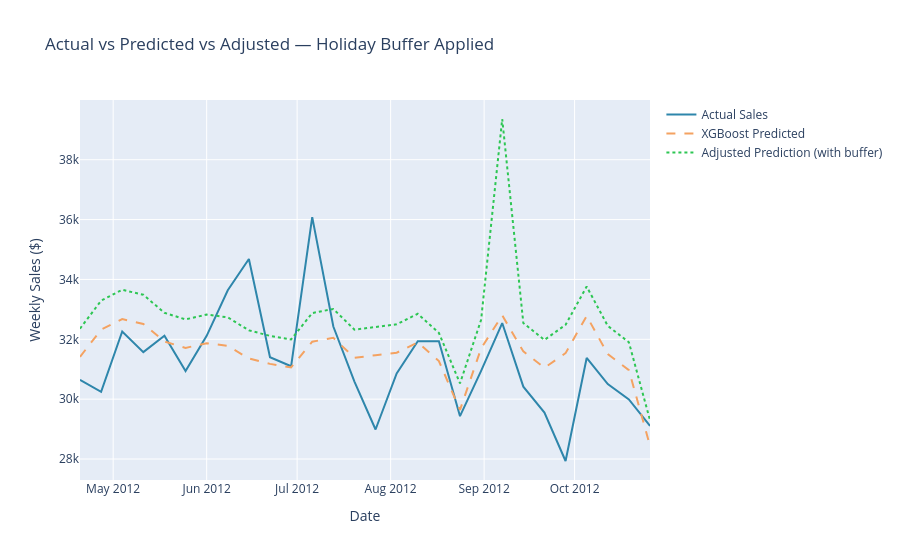

The notebook cell saved with this chart:
### Code cell
" adjusted actual vs predicted graph"
fig = go.Figure()

# Actual
fig.add_trace(go.Scatter(
    x=test_data['Date'],
    y=test_data['Weekly_Sales'],
    mode='lines',
    name='Actual Sales',
    line=dict(color='#2E86AB', width=2)
))

# Original prediction
fig.add_trace(go.Scatter(
    x=test_data['Date'],
    y=test_data['Predicted_Sales'],
    mode='lines',
    name='XGBoost Predicted',
    line=dict(color='#F4A261', width=2, dash='dash')
))

# Adjusted prediction
fig.add_trace(go.Scatter(
    x=test_data['Date'],
    y=test_data['Adjusted_Prediction'],
    mode='lines',
    name='Adjusted Prediction (with buffer)',
    line=dict(color='#2DC653', width=2, dash='dot')
))

fig.update_layout(
    title='Actual vs Predicted vs Adjusted — Holiday Buffer Applied',
    xaxis_title='Date',
    yaxis_title='Weekly Sales ($)',
    hovermode='x unified'
)

fig.show()
